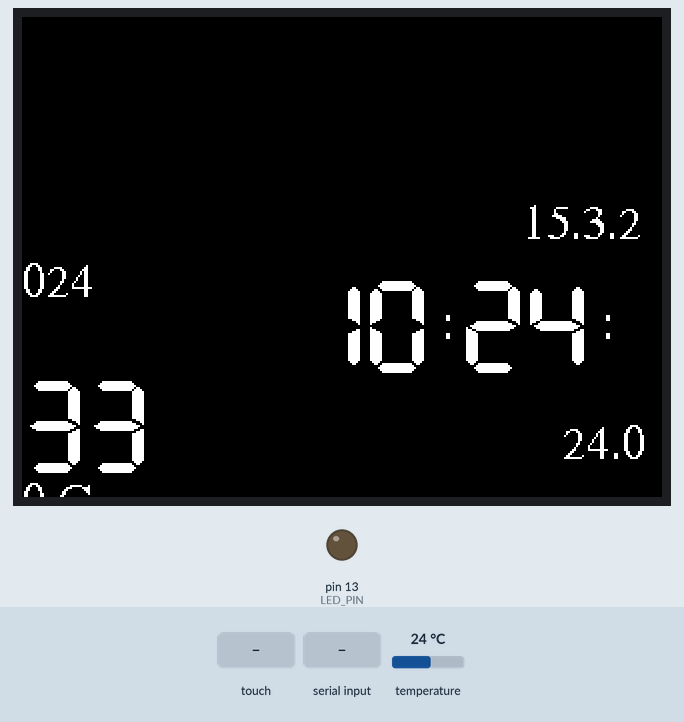
This sketch was run on a simulated Arduino Uno, built with avr-gcc and run on an emulated ATmega328P. On the bench: 320×240 colour display, output pins drawn as LEDs (lit = HIGH). Wiring (inferred from the names in the program): DS3231 clock at I2C address 0x68. Inputs (shaded band) come from the test bench; at power-on: temperature 24 °C. The local clock reads 2024-03-15 10:24:30 at power-on unless the sketch sets it; the audio player accepts every command and is not drawn; what the sketch prints to the serial monitor is not drawn.

Above: at 3.1 s.
At 5.9 s:
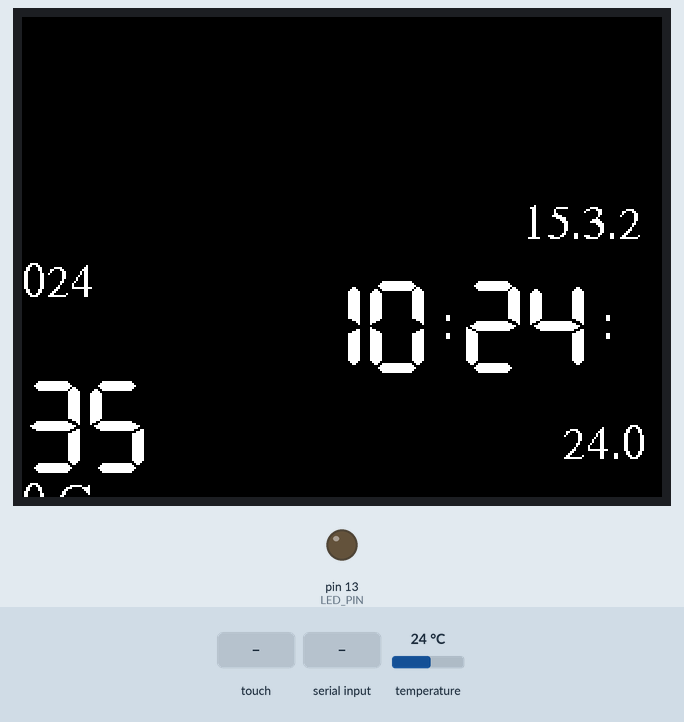
6.0 s: touch panel pressed at 13 % / 10 % of its raw x / y range
At 7.7 s:
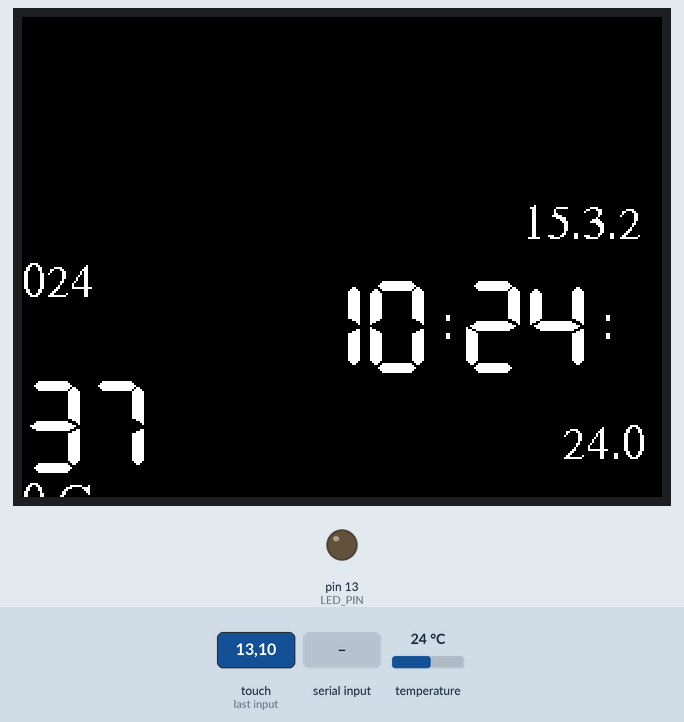
7.9 s: "SETDATE\n" received over Serial
Timing chart, 0 to 10.9 s (numbered marks = the images above; inputs shaded):
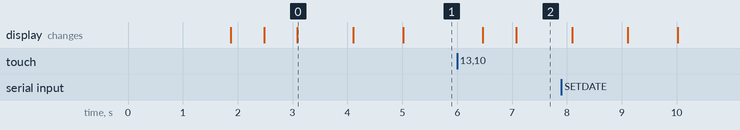

Measured:
- what the display in image 0 shows lasts 1.0 s, from 3.1 s to 4.1 s

The sketch:

CarlMP3AlarmClockV0.4.ino
```cpp
#include <Adafruit_GFX.h>       // Core graphics library
#include <MCUFRIEND_kbv.h>      // Hardware-specific library
MCUFRIEND_kbv tft;

#include <DS3231M.h>            // Include the DS3231M RTC library
DS3231M_Class DS3231M;          // Create an instance of the DS3231M class

#include "Arduino.h"
#include "SoftwareSerial.h"
#include "DFRobotDFPlayerMini.h"

SoftwareSerial mySoftwareSerial(10, 11); // RX, TX
DFRobotDFPlayerMini myDFPlayer;
void printDetail(uint8_t type, int value);

/*
 *  Tutorial für tft
 *  https://learn.adafruit.com/adafruit-gfx-graphics-library/graphics-primitives
 */

#include <Fonts/FreeSans9pt7b.h>
//#include <Fonts/FreeSans12pt7b.h>
#include <Fonts/FreeSerif12pt7b.h>
#include <FreeDefaultFonts.h>

#define BLACK   0x0000
#define RED     0xF800
#define GREEN   0x07E0
#define WHITE   0xFFFF
#define GREY    0x8410

//global RTC variables
#define LED_PIN  13                            //Built-in Arduino green LED pin
#define SERIAL_SPEED 115200                    //Set the baud rate for Serial I/O
#define SPRINTF_BUFFER_SIZE 32                 // needed in readcommand

static uint8_t secs=61, min=61, hour=61, t=61;
static uint8_t alarmMin = -1, alarmHour = -1;
static String H="", M="", S="", T = "", D="";

boolean h_skip, m_skip, d_skip;
boolean alarmSet = false;
boolean alarmON = false;
boolean alarmOFF = true;

#include <stdint.h>
#include "TouchScreen.h"

// defintions for TouchScreen
// For better pressure precision, we need to know the resistance
// between X+ and X- Use any multimeter to read it
// For the one we're using, its 300 ohms across the X plate
#define YP A2  // must be an analog pin, use "An" notation!
#define XM A3  // must be an analog pin, use "An" notation!
#define YM 8   // can be a digital pin
#define XP 9   // can be a digital pin
TouchScreen ts = TouchScreen(XP, YP, XM, YM, 300);

void setup(void) {
    // init serial bus for MP3 player
    mySoftwareSerial.begin(9600);

    Serial.begin(SERIAL_SPEED);         // Serial Monitor Setup
    Serial.println( "starting with setup for Carl's MP3 Alarm Clock" );

    #ifdef  __AVR_ATmega32U4__  // If this is a 32U4 processor, then wait for the serial interface to initialize
        Serial.println( "AVR ATmega32U4 found");
        delay(3000);
    #endif

    //-- start init RTC
    Serial.println( "start init DS3231M RTC module" );
    while ( !DS3231M.begin() ) {
        Serial.println( "DS3231MM notok" );
        delay(3000);
    } // of loop until device is located

    DS3231M.pinSquareWave();  // Make INT/SQW pin toggle at 1Hz
    //DS3231M.adjust();         // Set to library compile Date/Time
    Serial.println( "DS3231M now ok :-)  init done");

    Serial.println( "start init TFT" );
    uint16_t ID = tft.readID();
    Serial.print("found TFT.ID=0x");
    Serial.println(ID, HEX);

    if (ID == 0xD3D3) ID = 0x9481; //force ID if write-only display
    tft.begin(ID);
    tft.setRotation(3);

    //tft.setFont(&FreeSevenSegNumFont);
    tft.setTextColor(WHITE);
    tft.fillScreen(BLACK); // löscht den Screen komplett
    Serial.println( "TFT now availiable (WHITE painted on BLACK)" );

    // if all the init's are okay we set LED to GREEN - not blinking
    pinMode(LED_PIN,OUTPUT);    // Make the LED light an output pin

    Serial.println( "Initializing DFPlayer ... (May take some millis)");
    if (!myDFPlayer.begin(mySoftwareSerial)) {  //Use softwareSerial to communicate with mp3.
      Serial.println( "Unable to begin:");
      Serial.println( "1.Please recheck the connection!");
      Serial.println( "2.Please insert the SD card!");
      while(true);
    }
    Serial.println( "DFPlayer Mini init done :-)" );
    myDFPlayer.volume(20);  //Set volume value. From 0 to 30

    myDFPlayer.volumeUp(); //Volume Up
    myDFPlayer.volumeDown(); //Volume Down

    //----Set different EQ----
    myDFPlayer.EQ(DFPLAYER_EQ_NORMAL);
    //  myDFPlayer.EQ(DFPLAYER_EQ_POP);
    //  myDFPlayer.EQ(DFPLAYER_EQ_ROCK);
    //  myDFPlayer.EQ(DFPLAYER_EQ_JAZZ);
    //  myDFPlayer.EQ(DFPLAYER_EQ_CLASSIC);
    //  myDFPlayer.EQ(DFPLAYER_EQ_BASS);

    showAlarm();
    delay( 1000 ); // lets wait a second for all proper inits
}

void loop(void)  {

  readCommand();
  delay(100);

  // TouchPoint abholen
  digitalWrite(13, HIGH);
  TSPoint p = ts.getPoint();
  digitalWrite(13, LOW);
  pinMode(XM, OUTPUT);
  pinMode(YP, OUTPUT);

  // we have some minimum pressure we consider 'valid'
  // pressure of 0 means no pressing!
  //if (p.z > ts.pressureThreshhold) {
  if (p.z > 0 ) {
     Serial.print( "Touchevent:" );
     Serial.print("X = "); Serial.print(p.x);
     Serial.print("\tY = "); Serial.print(p.y);
     Serial.print("\tPressure = "); Serial.println(p.z);

     // Single press
     if( alarmON ) {
        Serial.println( "Alarm Mode: touch point received to set alarm off" );
        alarmON = false;
        alarmOFF = true;
        alarmSet = false;
        myDFPlayer.pause();
        // we have to wait for the next second; otherwise the player will start again
        delay(1100);
     }
     else {
        // single press outside alarm is msuic player next
        Serial.println( "Player Mode: touch point received to skip to next song" );
        myDFPlayer.next();
     }
     delay( 400 );
  }

  DateTime now = DS3231M.now(); // get the current time from device
  if( alarmSet ) {
    if( now.hour() == alarmHour && now.minute() == alarmMin && alarmON == false ){
      alarmON = true;
      Serial.println( "alarm ON !!  let the music play" );
      myDFPlayer.play();
      delay(500);
      // lets wait 0.5sec before we can switch off
    }
  }
  else if( alarmOFF ) {
    // the case when the alarm was disabled; we have to block the actual minute
    // to avoid a 2nd alarm
    if( now.hour() != alarmHour || now.minute() != alarmMin ) {
      alarmSet = true;
      alarmOFF = false;
      Serial.println( "signal found to de-block alarmOFF" );
    }
  }

  // Output if seconds have changed
  if ( secs != now.second() ) {
    // Use sprintf() to pretty print the date/time with leading zeros
    // char output_buffer[SPRINTF_BUFFER_SIZE]; ///< Temporary buffer for sprintf()
    // sprintf(output_buffer,"%04d-%02d-%02d %02d:%02d:%02d", now.year(), now.month(),now.day(), now.hour(), now.minute(), now.second());
    // Serial.println(output_buffer);
    secs = now.second(); // Set the counter variable

    m_skip = (min != now.minute());
    if( m_skip ) {
        min = now.minute();
        showTemperature();
    }

    h_skip = (hour != now.hour());
    if( h_skip ) {
        hour = now.hour();
        showDate();
    }
    showTime();

    delay(500);
  }

}

void showDate() {
    DateTime now = DS3231M.now(); // get the current time from device
    tft.setFont(&FreeSerif12pt7b);
    deleteMsg( 250,110,1, D );
    D = String( String( now.day() ) + "." + String( now.month() ) + "." + now.year());
    showmsgXY( 250,110, 1, D );
}

void showTemperature() {
    deleteMsg( 270,220,1, T );
    T = String(DS3231M.temperature()/100.0);
    showmsgXY( 270,220,1, T + " °C" );
}

void showAlarm() {

    String alarmString = "Alarm: ";
    if( alarmSet ) {
      if( alarmHour < 10 ) alarmString += "0";
      alarmString += String(alarmHour);
      alarmString += ":";
      if( alarmMin < 10 ) alarmString += "0";
      alarmString += String(alarmMin);
    }
    else
      alarmString += "OFF    ";

    tft.setFont(&FreeSerif12pt7b);

    deleteMsg( 50, 300, 1, alarmString );
    showmsgXY( 50, 300, 1, alarmString );

    Serial.print( "showAlarm:" + alarmString );
}

void showTime() {
    //Serial.println( "TFT.setFont: FreeSevenSegNumFont" );
    tft.setFont(&FreeSevenSegNumFont);

    // clean screen from old message
    deleteMsg( 300, 180, 1, S );
    if( m_skip ) deleteMsg( 220, 180, 1, M );
    if( h_skip ) deleteMsg( 140, 180, 1, H );

    buildTimeStrings();
    showmsgXY(300, 180, 1, S );
    if( m_skip) showmsgXY(220, 180, 1, M );
    if( h_skip) showmsgXY(140, 180, 1, H );

    tft.setFont(&FreeSerif12pt7b);
    showmsgXY( 210, 160, 1, ":" );
    showmsgXY( 290, 160, 1, ":" );

}

void showmsgXY(int x, int y, int sz, String msg) {
    tft.setCursor(x, y);
    tft.setTextSize(sz);
    tft.println(msg);
}

void deleteMsg( int x, int y, int sz, String msg ) {
    int16_t x1, y1;
    uint16_t w, h;
    // this calculates the rectangle used by this String
    tft.getTextBounds(msg, x, y, &x1, &y1, &w, &h);
    tft.fillRect(x1, y1, w, h, BLACK );
}

void buildTimeStrings() {
    // build String for SEC

    if( secs < 10 ) S = "0"; else S = "";
    S += String( secs );

    // build String for MIN
    if( min < 10 ) M = "0"; else M ="";
    M += String(min);

    // build String for hour, display only when changed or 1stTime
    if( hour < 10 ) H = "0"; else H = "";
    H+= String(hour);
}


void readCommand()
{
  /*************************************************************************************************************//*!
  * @brief    Read incoming data from the Serial port
  * @details  This function checks the serial port to see if there has been any input. If there is data it is read
  *           until a terminator is discovered and then the command is parsed and acted upon
  * @return   void
  *****************************************************************************************************************/
  static char    text_buffer[SPRINTF_BUFFER_SIZE]; ///< Buffer for sprintf()/sscanf()
  static uint8_t text_index = 0;                   ///< Variable for buffer position
  while (Serial.available()) {
    // Loop while there is incoming serial data
    text_buffer[text_index] = Serial.read();       // Get the next byte of data
    // keep on reading until a newline shows up or the buffer is full
    if (text_buffer[text_index] != '\n' && text_index < SPRINTF_BUFFER_SIZE) {
      text_index++;
    }
    else
    {
      text_buffer[text_index] = 0;              // Add the termination character
      for (uint8_t i = 0; i < text_index; i++) {
      // Convert the whole input buffer to uppercase
        text_buffer[i] = toupper(text_buffer[i]);
      }
      Serial.print(F("\nCommand \""));
      Serial.write(text_buffer);
      Serial.print(F("\" received.\n"));
      /*************************************************************************************************************
      ** Parse the single-line command and perform the appropriate action. The current list of commands           **
      ** understood are as follows:                                                                               **
      **                                                                                                          **
      ** SETDATE      - Set the device time                                                                       **
      **                                                                                                          **
      *************************************************************************************************************/
      enum commands { SetDate, SetAlarm, DeleteAlarm, PauseAlarm, ActivateAlarm, MusicPlay, MusicStop, Unknown_Command }; // enumerate all commands
      commands command;                           // declare enumerated type
      char workBuffer[SPRINTF_BUFFER_SIZE];       // Buffer to hold string compare
      sscanf(text_buffer,"%s %*s",workBuffer);    // Parse the string for first word
      if (!strcmp(workBuffer, "SETDATE"))
      {
        command = SetDate; // Set command number when found
      }
      else if ( (!strcmp(workBuffer, "SETALARM") ) ){
        command = SetAlarm; // Set command number when found
      }
      else if ( (!strcmp(workBuffer, "DELETEALARM") ) ){
        command = DeleteAlarm; // Set command number when found
      }
      else if ( (!strcmp(workBuffer, "PAUSEALARM") ) ){
        command = PauseAlarm; // Set command number when found
      }
      else if ( (!strcmp(workBuffer, "ACTIVATEALARM") ) ){
        command = ActivateAlarm; // Set command number when found
      }
      else if ( (!strcmp(workBuffer, "MUSICPLAY") ) ){
        command = MusicPlay; // Set command number when found
      }
      else if ( (!strcmp(workBuffer, "MUSICSTOP") ) ){
        command = MusicStop; // Set command number when found
      }
      else {
        command = Unknown_Command; // Otherwise set to not found
      }

      unsigned int tokens,year,month,day,hour,minute,second; // Variables to hold parsed date/time
      switch (command)
      {
        /***********************************************************************************************************
        ** Set the device time and date                                                                           **
        ***********************************************************************************************************/
        case SetDate:
          // Use sscanf() to parse the date/time into component variables
          tokens = sscanf(text_buffer,"%*s %u-%u-%u %u:%u:%u;",&year,&month,&day,&hour,&minute,&second);
          if (tokens != 6 && tokens !=5 ) {
            // Check to see if it was parsed correctly
            Serial.println("Unable to parse date/time");
            Serial.println("SETDATE yyyy-mm-dd hh:mm:ss");
            Serial.println("or");
            Serial.println("SETDATE yyyy-mm-dd hh:mm");
          }
          else
          {
            if( tokens != 6 ) second = 0;
            DS3231M.adjust(DateTime(year,month,day,hour,minute,second)); // Adjust the RTC date/time
            Serial.print(F("Date has been set."));
          }
          break;
        /***********************************************************************************************************
        ** SetAlarm                                                                                        **
        ***********************************************************************************************************/
        case SetAlarm:
          // Use sscanf() to parse the date/time into component variables
          tokens = sscanf(text_buffer,"%*s %u:%u;", &hour, &minute );
          if (tokens != 2) {
            Serial.println( "Unable to parse date/time" );
            Serial.println( "SETALARM hh:mm" );
          }
          else {
            Serial.println( "Alarm has been set" );
            alarmMin = minute;
            alarmHour = hour;
            if( alarmMin <0 || alarmMin > 59 ) alarmMin = 0;
            if( alarmHour <0 || alarmHour > 23 ) alarmHour = 12;
            alarmSet = true;
            showAlarm();
          }
          break;
        /***********************************************************************************************************
        ** DeleteAlarm                                                                                        **
        ***********************************************************************************************************/
        case DeleteAlarm:
          Serial.println( "Alarm has been deleted" );
          if( alarmON )  myDFPlayer.pause();
          alarmMin = -1;
          alarmHour = -1;
          alarmSet = false;
          alarmON = false;
          showAlarm();
          break;
        /***********************************************************************************************************
        ** PauseAlarm                                                                                        **
        ***********************************************************************************************************/
        case PauseAlarm:
          Serial.println( "Alarm has been paused" );
          if( alarmON )  myDFPlayer.pause();
          alarmSet = false;
          alarmON = false;
          showAlarm();
          break;
        /***********************************************************************************************************
        ** ActivateAlarm                                                                                        **
        ***********************************************************************************************************/
        case ActivateAlarm:
          Serial.println( "Alarm has been activated" );
          alarmSet = true;
          alarmON = false;
          if( alarmMin <0 || alarmMin > 59 ) alarmMin = 0;
          if( alarmHour <0 || alarmHour > 23 ) alarmHour = 12;
          showAlarm();
          break;
        /***********************************************************************************************************
        ** MusicPlay command                                                                                      **
        ***********************************************************************************************************/
        case MusicPlay:
          myDFPlayer.play();
          break;
        /***********************************************************************************************************
        ** MusicStop command                                                                                      **
        ***********************************************************************************************************/
        case MusicStop:
          myDFPlayer.pause();
          break;
        /***********************************************************************************************************
        ** Unknown command                                                                                        **
        ***********************************************************************************************************/
        case Unknown_Command: // Show options on bad command
        default:
          Serial.println("Unknown command. Valid commands are:");
          Serial.println("SETDATE yyyy-mm-dd hh:mm:ss");
          Serial.println("SETALARM hh:mm");
          Serial.println("DELETEALARM" );
          Serial.println("PAUSEALARM   (keeps the alarm time but did not start alarm)" );
          Serial.println("ACTIVATEALARM" );
          Serial.println("MUSICPLAY" );
          Serial.println("MUSICSTOP" );

      }
      text_index = 0; // reset the counter
    }
  }
}

void printDetail(uint8_t type, int value) {
  Serial.print( "DFPlayer :" );
  switch (type) {
    case TimeOut:
      Serial.println(F("Time Out!"));
      break;
    case WrongStack:
      Serial.println(F("Stack Wrong!"));
      break;
    case DFPlayerCardInserted:
      Serial.println(F("Card Inserted!"));
      break;
    case DFPlayerCardRemoved:
      Serial.println(F("Card Removed!"));
      break;
    case DFPlayerCardOnline:
      Serial.println(F("Card Online!"));
      break;
    case DFPlayerPlayFinished:
      Serial.print(F("Number:"));
      Serial.print(value);
      Serial.println(F(" Play Finished!"));
      break;
    case DFPlayerError:
      Serial.print(F("DFPlayerError:"));
      switch (value) {
        case Busy:
          Serial.println(F("Card not found"));
          break;
        case Sleeping:
          Serial.println(F("Sleeping"));
          break;
        case SerialWrongStack:
          Serial.println(F("Get Wrong Stack"));
          break;
        case CheckSumNotMatch:
          Serial.println(F("Check Sum Not Match"));
          break;
        case FileIndexOut:
          Serial.println(F("File Index Out of Bound"));
          break;
        case FileMismatch:
          Serial.println(F("Cannot Find File"));
          break;
        case Advertise:
          Serial.println(F("In Advertise"));
          break;
        default:
          break;
      }
      break;
    default:
      break;
  }
}
```
